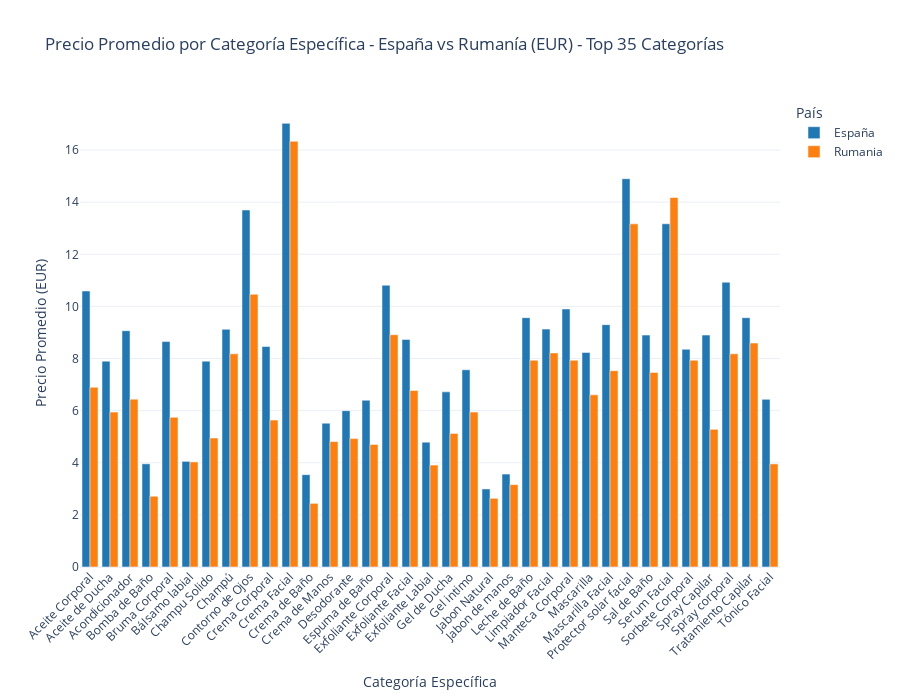

This figure's notebook cell:
### Code cell
# Aplica conversión de moneda a todo el dataset
tipo_cambio = 5.03  # 1 EUR = 5.03 RON (LEI)

df_es_ro_eur = df_es_ro.assign(
    precio_eur=lambda x: x.apply(
        lambda row: row['precio'] if row['país'] == 'España' else row['precio'] / tipo_cambio, 
        axis=1
    )
)

# Calcular precios promedio en EUR por categoría específica y país
precio_promedio_categorias_eur = df_es_ro_eur.groupby(['categoria', 'país'])['precio_eur'].agg(['mean', 'count']).reset_index()
precio_promedio_categorias_eur.columns = ['categoria', 'país', 'precio_promedio_eur', 'cantidad_productos']

# Obtener las 35 categorías con más productos
top_35_categorias = precio_promedio_categorias_eur.groupby('categoria')['cantidad_productos'].sum().nlargest(35).index
precio_promedio_top35 = precio_promedio_categorias_eur[
    precio_promedio_categorias_eur['categoria'].isin(top_35_categorias)
]

# Gráfica de barras interactiva en EUR con las 35 categorías principales
fig_barras_eur = px.bar(
    precio_promedio_top35,
    x='categoria',
    y='precio_promedio_eur',
    color='país',
    barmode='group',
    title='Precio Promedio por Categoría Específica - España vs Rumanía (EUR) - Top 35 Categorías',
    hover_data=['cantidad_productos'],
    labels={
        'categoria': 'Categoría Específica',
        'precio_promedio_eur': 'Precio Promedio (EUR)',
        'país': 'País',
        'cantidad_productos': 'Nº Productos'
    },
    color_discrete_map={
        'España': '#1f77b4',
        'Rumania': '#ff7f0e'
    }
)

fig_barras_eur.update_layout(
    height=700,
    xaxis_tickangle=-45,
    showlegend=True,
    xaxis_title="Categoría Específica",
    yaxis_title="Precio Promedio (EUR)",
    template='plotly_white'
)

# Mejorar tooltip
fig_barras_eur.update_traces(
    hovertemplate=(
        "<b>%{x}</b><br>"
        "País: %{marker.color}<br>"
        "Precio promedio: %{y:.2f}€<br>"
        "Productos: %{customdata[0]}"
        "<extra></extra>"
    )
)

fig_barras_eur.show()

### Figure 1 — Plotly figure (JSON) as saved in the notebook; plotly's stock layout.template omitted (floating-point values rounded to 4 significant figures)
{"data": [{"alignmentgroup": "True", "customdata": [[13], [3], [6], [41], [8], [13], [3], [9], [5], [10], [16], [13], [13], [20], [4], [35], [6], [9], [39], [3], [21], [3], [3], [7], [14], [3], [10], [3], [3], [7], [18], [2], [7], [3], [3]], "hovertemplate": "<b>%{x}</b><br>País: %{marker.color}<br>Precio promedio: %{y:.2f}€<br>Productos: %{customdata[0]}<extra></extra>", "legendgroup": "España", "marker": {"color": "#1f77b4", "pattern": {"shape": ""}}, "name": "España", "offsetgroup": "España", "orientation": "v", "showlegend": true, "textposition": "auto", "type": "bar", "x": ["Aceite Corporal", "Aceite de Ducha", "Acondicionador", "Bomba de Baño", "Bruma Corporal", "Bálsamo labial", "Champu Solido", "Champú", "Contorno de Ojos", "Crema Corporal", "Crema Facial", "Crema de Baño", "Crema de Manos", "Desodorante", "Espuma de Baño", "Exfoliante Corporal", "Exfoliante Facial", "Exfoliante Labial", "Gel de Ducha", "Gel intimo", "Jabon Natural", "Jabon de manos", "Leche de Baño", "Limpiador Facial", "Manteca Corporal", "Mascarilla", "Mascarilla Facial", "Protector solar facial", "Sal de Baño", "Serum Facial", "Sorbete Corporal", "Spray Capilar", "Spray corporal", "Tratamiento Capilar", "Tónico Facial"], "xaxis": "x", "y": [10.59, 7.9, 9.067, 3.96, 8.65, 4.054, 7.9, 9.122, 13.7, 8.46, 17.02, 3.542, 5.519, 6.0, 6.4, 10.81, 8.733, 4.789, 6.721, 7.567, 2.995, 3.567, 9.567, 9.129, 9.9, 8.233, 9.3, 14.9, 8.9, 13.17, 8.356, 8.9, 10.93, 9.567, 6.433], "yaxis": "y"}, {"alignmentgroup": "True", "customdata": [[19], [3], [6], [29], [5], [13], [3], [8], [4], [11], [11], [13], [13], [17], [4], [33], [6], [9], [28], [3], [21], [3], [3], [7], [9], [3], [10], [6], [3], [7], [8], [3], [8], [3], [3]], "hovertemplate": "<b>%{x}</b><br>País: %{marker.color}<br>Precio promedio: %{y:.2f}€<br>Productos: %{customdata[0]}<extra></extra>", "legendgroup": "Rumania", "marker": {"color": "#ff7f0e", "pattern": {"shape": ""}}, "name": "Rumania", "offsetgroup": "Rumania", "orientation": "v", "showlegend": true, "textposition": "auto", "type": "bar", "x": ["Aceite Corporal", "Aceite de Ducha", "Acondicionador", "Bomba de Baño", "Bruma Corporal", "Bálsamo labial", "Champu Solido", "Champú", "Contorno de Ojos", "Crema Corporal", "Crema Facial", "Crema de Baño", "Crema de Manos", "Desodorante", "Espuma de Baño", "Exfoliante Corporal", "Exfoliante Facial", "Exfoliante Labial", "Gel de Ducha", "Gel intimo", "Jabon Natural", "Jabon de manos", "Leche de Baño", "Limpiador Facial", "Manteca Corporal", "Mascarilla", "Mascarilla Facial", "Protector solar facial", "Sal de Baño", "Serum Facial", "Sorbete Corporal", "Spray Capilar", "Spray corporal", "Tratamiento Capilar", "Tónico Facial"], "xaxis": "x", "y": [6.897, 5.944, 6.441, 2.715, 5.746, 4.033, 4.95, 8.181, 10.47, 5.637, 16.34, 2.442, 4.813, 4.927, 4.702, 8.914, 6.773, 3.912, 5.128, 5.944, 2.636, 3.161, 7.932, 8.216, 7.932, 6.607, 7.535, 13.17, 7.469, 14.18, 7.932, 5.282, 8.181, 8.595, 3.956], "yaxis": "y"}], "layout": {"barmode": "group", "height": 700, "legend": {"title": {"text": "País"}, "tracegroupgap": 0}, "showlegend": true, "title": {"text": "Precio Promedio por Categoría Específica - España vs Rumanía (EUR) - Top 35 Categorías"}, "xaxis": {"anchor": "y", "domain": [0, 1], "tickangle": -45, "title": {"text": "Categoría Específica"}}, "yaxis": {"anchor": "x", "domain": [0, 1], "title": {"text": "Precio Promedio (EUR)"}}}}
